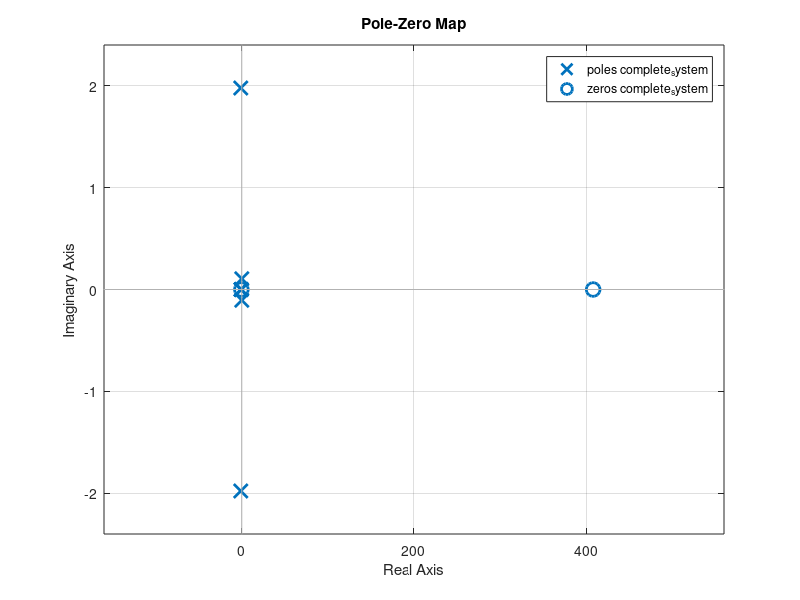

Source code (MATLAB): (Note: this script raises an error after producing the figure.)
% This file is used for stability analyisis for both the full and the reduced set of 
% equations of motion and it is based on the cit2s.m file
%
% Calculation of state matrix and input matrix for calculation
% of symmetric aircraft response to atmospheric turbulence.
% The system model is in the form
%
%       .
%       x = Ax + Bu
%       -    -    -
%
% with 
%     x = [u/V alpha theta qc/V u_g/V alpha_g alpha_g*]' 
% and 
%     u = [delta_e w_1 w_3]'.
%
% The turbulence filters are according to Dryden.

%
%  Aircraft: Cessna Citation I Ce-500
%

% INPUT TURBULENCE- AND AIRCRAFT PARAMETERS

% AIRCRAFT FLIGHT CONDITION 'CRUISE'.
V     = 121.3;
m     = 5445;
twmuc = 2*209;
KY2   = 0.950;
c     = 2.022;
S     = 24.2;
lh    = 5.5;
g     = 9.80665;

% TURBULENCE PARAMETERS
sigma = 1;   %m/sec
Lg    = 150; %m

sigmaug_V = sigma/V;
sigmaag   = sigma/V;

% AIRCRAFT SYMMETRIC AERODYNAMIC DERIVATIVES : 
CX0 = 0.0000;     CZ0  =-0.5640;     Cm0  =  0.0000;
CXu =-0.0850;     CZu  =-1.1280;     Cmu  =  0.0000;
CXa = 0.2140;     CZa  =-5.4300;     Cma  = -0.5180;
CXq = 0.0000;     CZq  =-4.0700;     Cmq  = -7.3500;
CXd = 0.0000;     CZd  =-0.5798;     Cmd  = -1.4440;
CXfa= 0.0000;     CZfa =-1.6200;     Cmfa = -4.2000;
                  CZfug= 0.0000;     Cmfug= -Cm0*lh/c;
                  CZfag= CZfa-CZq;   Cmfag=  Cmfa-Cmq;

% CALCULATION OF AIRCRAFT SYMMETRIC STABILITY DERIVATIVES
xu   = (V/c)*(CXu/twmuc);
xa   = (V/c)*(CXa/twmuc);
xt   = (V/c)*(CZ0/twmuc);
xq   = 0;
xd   = (V/c)*(CXd/twmuc);
xug  = xu;
xfug = 0;
xag  = xa;
xfag = 0;

zu   = (V/c)*( CZu/(twmuc-CZfa));
za   = (V/c)*( CZa/(twmuc-CZfa));
zt   = (V/c)*(-CX0/(twmuc-CZfa));
zq   = (V/c)*((CZq+twmuc)/(twmuc-CZfa));
zd   = (V/c)*( CZd/(twmuc-CZfa));
zug  = zu;
zfug = (V/c)*( CZfug/(twmuc-CZfa));
zag  = za;
zfag = (V/c)*( CZfag/(twmuc-CZfa));

mu   = (V/c)*(( Cmu+CZu*Cmfa/(twmuc-CZfa))/(twmuc*KY2));
ma   = (V/c)*(( Cma+CZa*Cmfa/(twmuc-CZfa))/(twmuc*KY2));
mt   = (V/c)*((-CX0*Cmfa/(twmuc-CZfa))/(twmuc*KY2));
mq   = (V/c)*(Cmq+Cmfa*(twmuc+CZq)/(twmuc-CZfa))/(twmuc*KY2);
md   = (V/c)*((Cmd+CZd*Cmfa/(twmuc-CZfa))/(twmuc*KY2));
mug  = mu;
mfug = (V/c)*(Cmfug+CZfug*Cmfa/(twmuc-CZfa))/(twmuc*KY2);
mag  = ma;
mfag = (V/c)*(Cmfag+CZfag*Cmfa/(twmuc-CZfa))/(twmuc*KY2);

%------------------------------------------------------------------------------
%----------------------- STABILITY ANALYSIS -----------------------------------
%------------------------------------------------------------------------------


%% State space matrices calculation for the complete set of equations of motion
A_complete_system=[xu xa xt 0    xug                  xag       0;
   zu za zt zq   zug-zfug*V/Lg*(c/V)  zag       zfag*(c/V);
   0  0  0  V/c  0                    0         0;
   mu ma mt mq   mug-mfug*V/Lg*(c/V)  mag       mfag*(c/V);
   0  0  0  0   -V/Lg                 0         0;
   0  0  0  0    0                    0         1;
   0  0  0  0    0                   -(V/Lg)^2 -2*V/Lg];

B_complete_system=...
 [xd 0                                 0;
  zd zfug*(c/V)*sigmaug_V*sqrt(2*V/Lg) zfag*(c/V)*sigmaag*sqrt(3*V/Lg);
  0  0                                 0;
  md mfug*(c/V)*sigmaug_V*sqrt(2*V/Lg) mfag*(c/V)*sigmaag*sqrt(3*V/Lg);
  0  sigmaug_V*sqrt(2*V/Lg)            0;
  0  0                                 sigmaag*sqrt(3*V/Lg);
  0  0                                 (1-2*sqrt(3))*sigmaag*sqrt((V/Lg)^3)];


%C_complete_system = eye(7); D_complete_system = zeros(7,3);


nz_row = (V/g)*(A_complete_system(3,:)-A_complete_system(2,:));
C_complete_system = [eye(4) zeros(4,3);
                     nz_row]; 
D_complete_system = [zeros(4,3);
                     (V/g)*(B_complete_system(3,:)-B_complete_system(2,:))];
                 
                     %-V/g*[zd, zfug*c/V*sigmaug_V*sqrt(2*V/Lg), zfag*(c/V)*sigmaag*sqrt(3*V/Lg)]]
                

complete_system= ss(A_complete_system, B_complete_system, C_complete_system, D_complete_system);

complete_system.StateName    = {'u','\alpha','\theta','qc/V','u_g','alpha_g','alpha_g_dot'};
complete_system.InputName    = {'\delta_{el}','w1','w3'};
complete_system.OutputName   = {'u','\alpha','\theta','qc/V','n_z'};

poles_complete_system = pole(complete_system); %this extracts the eigenvaues that are used in stability analysis

%[wn,zeta, poles] = damp(complete_system); %this line also extracts the natural frequency and damping of the poles if needed

pzmap(complete_system);
grid on;
hm = findobj(gca, 'Type', 'Line');          % Handle To 'Line' Objects
hm(2).MarkerSize = 15;                      % ‘Zero’ Marker
hm(3).MarkerSize = 15; 

%% State space matrices calculation for the reduced set of equations of motion,
%% for the short-period assumptions 


A_sp=[ za 0 zq   zug-zfug*V/Lg*(c/V)  zag       zfag*(c/V);
       0  0  V/c  0                    0         0;
       ma 0 mq   mug-mfug*V/Lg*(c/V)  mag       mfag*(c/V);
       0  0  0   -V/Lg                 0         0;
       0  0  0    0                    0         1;
       0  0  0    0                   -(V/Lg)^2 -2*V/Lg];

B_sp= [zd zfug*(c/V)*sigmaug_V*sqrt(2*V/Lg) zfag*(c/V)*sigmaag*sqrt(3*V/Lg);
       0  0                                 0;
       md mfug*(c/V)*sigmaug_V*sqrt(2*V/Lg) mfag*(c/V)*sigmaag*sqrt(3*V/Lg);
       0  sigmaug_V*sqrt(2*V/Lg)            0;
       0  0                                 sigmaag*sqrt(3*V/Lg);
       0  0                                 (1-2*sqrt(3))*sigmaag*sqrt((V/Lg)^3)];

 
nz_row_sp = (V/g)*(A_sp(2,:)-A_sp(1,:));

C_sp = [eye(3) zeros(3,3);
                 nz_row_sp];
                 
D_sp = [zeros(3,3);
        (V/g)*(B_sp(2,:)-B_sp(1,:))];

sp_system= ss(A_sp, B_sp, C_sp, D_sp);
poles_sp = pole(sp_system);

% pzmap(sp_system);
% grid on;
% hm = findobj(gca, 'Type', 'Line');          % Handle To 'Line' Objects
% hm(2).MarkerSize = 15;                      % ‘Zero’ Marker
% hm(3).MarkerSize = 15;   

sp_system.StateName    = {'\alpha','\theta','qc/V','u_g','alpha_g','alpha_g_dot'};
sp_system.InputName    = {'\delta_{el}','w1','w3'};
sp_system.OutputName   = {'\alpha','\theta','qc/V','n_z'};

save complete_system 
save sp_system

